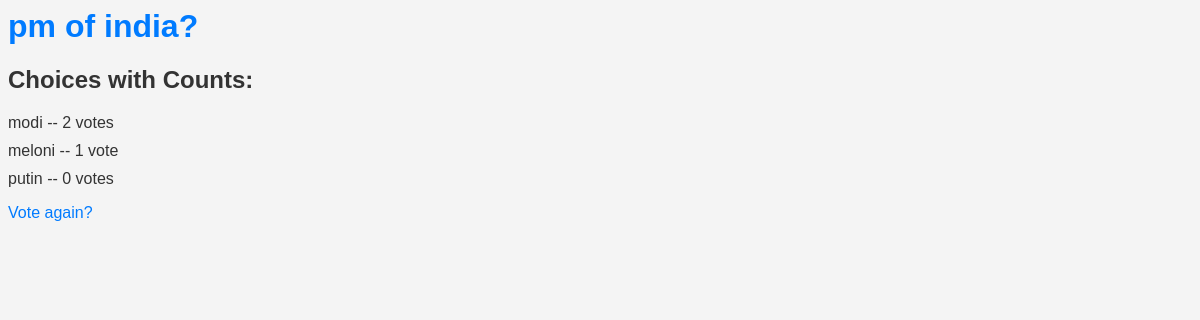
Page /polls/5/results/ (signed in) on the earlier database version.
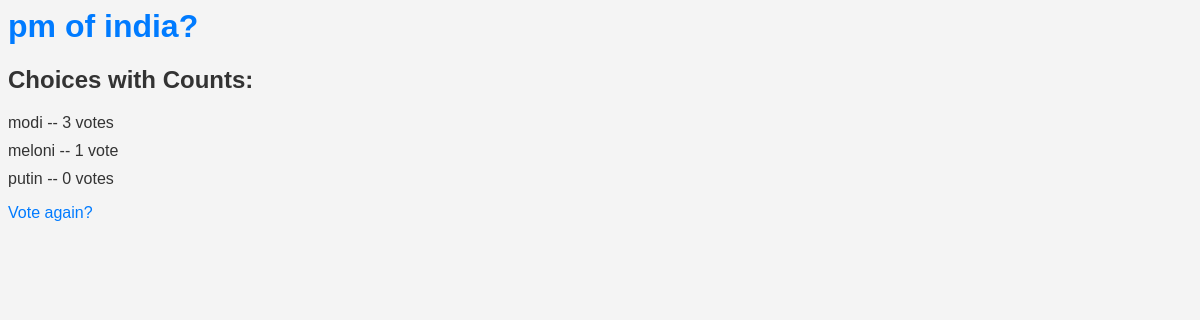
Same page on the later database version.
### polls/models.py (models this page shows)
class Choice(models.Model):
    question = models.ForeignKey(Question,on_delete=models.CASCADE)
    choice_text = models.CharField(max_length=200)
    votes = models.IntegerField(default=0)

### polls/views.py (the view)
# urls.py: path("<int:pk>/results/", views.ResultsView.as_view(), name="results"),
@method_decorator(login_required, name='dispatch')
class ResultsView(generic.DetailView):
    model = Question
    template_name = "polls/results.html"

### polls/templates/polls/results.html (shortened to what this page needs)
<html>
<head>
</head>
<body>
<h1>{{ question.question_text }}</h1>
<h2>Choices with Counts:</h2>
<ul>
    {% for choice in question.choice_set.all %}
        <li>{{ choice.choice_text }} -- {{ choice.votes }} vote{{ choice.votes|pluralize }}</li>
    {% endfor %}
</ul>
<a href="{% url 'polls:detail' question.id %}">Vote again?</a>
</body>
</html>

Differences in the rows shown:
changed Choice "modi": votes "2" → "3"
